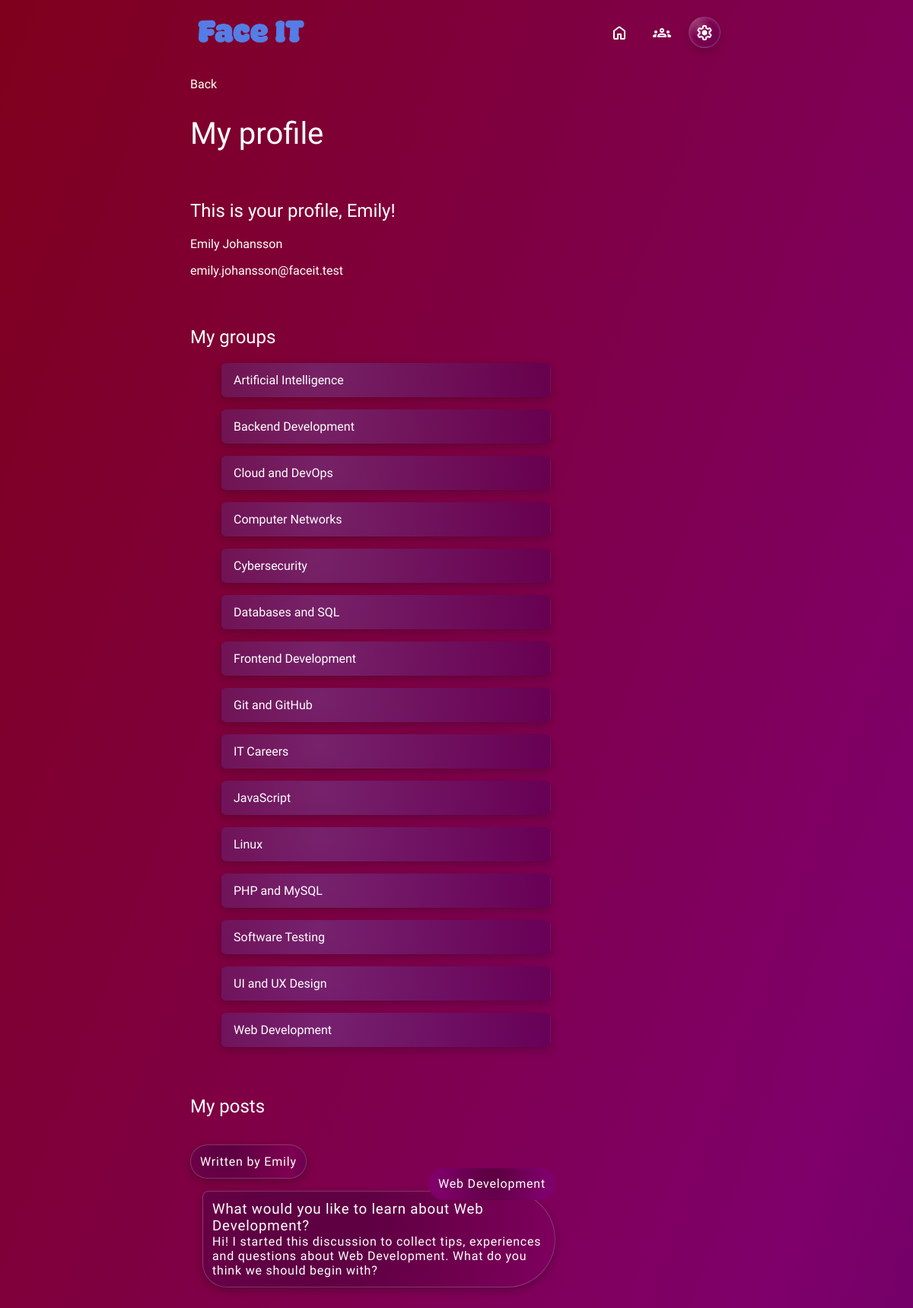
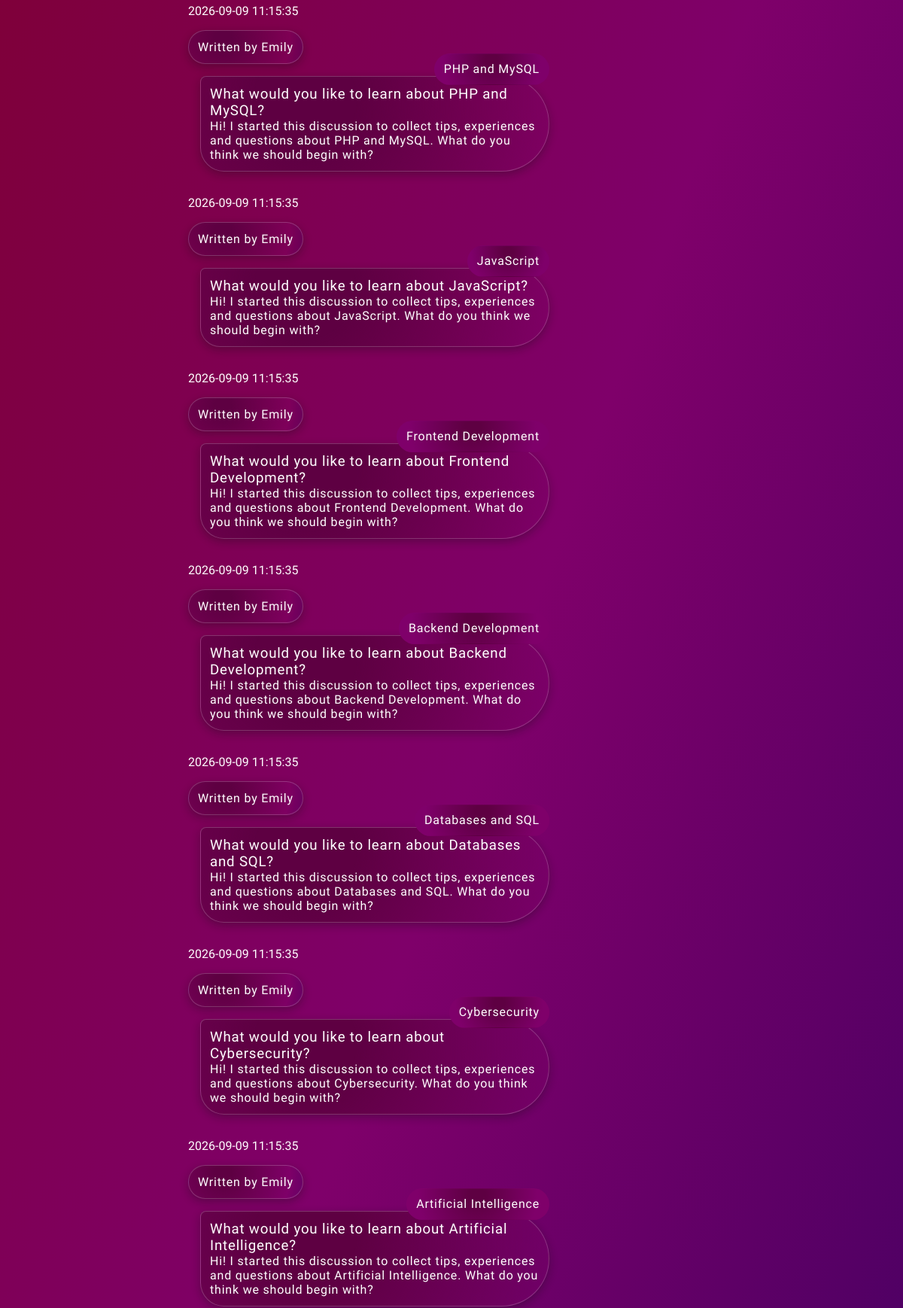
Page /profile/index.php (signed in, upper part) on the committed database (2 pictures, top to bottom).
### tables this page shows
CREATE TABLE `users` (
  `user_id` int(10) unsigned NOT NULL AUTO_INCREMENT,
  `first_name` varchar(100) NOT NULL,
  `last_name` varchar(100) NOT NULL,
  `user_name` varchar(50) DEFAULT NULL,
  `email` varchar(255) NOT NULL,
  `password_hash` varchar(255) NOT NULL,
  `created_at` timestamp NOT NULL DEFAULT current_timestamp(),
  PRIMARY KEY (`user_id`),
  UNIQUE KEY `email` (`email`)
);

CREATE TABLE `group_members` (
  `group_id` int(10) unsigned NOT NULL,
  `user_id` int(10) unsigned NOT NULL,
  `group_role` enum('member','admin') NOT NULL DEFAULT 'member',
  `joined_at` timestamp NOT NULL DEFAULT current_timestamp(),
  PRIMARY KEY (`group_id`,`user_id`),
  KEY `fk_members_user` (`user_id`),
  CONSTRAINT `fk_members_group` FOREIGN KEY (`group_id`) REFERENCES `groups` (`group_id`) ON DELETE CASCADE,
  CONSTRAINT `fk_members_user` FOREIGN KEY (`user_id`) REFERENCES `users` (`user_id`) ON DELETE CASCADE
);

CREATE TABLE `groups` (
  `group_id` int(10) unsigned NOT NULL AUTO_INCREMENT,
  `group_name` varchar(150) NOT NULL,
  `created_by` int(10) unsigned DEFAULT NULL,
  `created_at` timestamp NOT NULL DEFAULT current_timestamp(),
  PRIMARY KEY (`group_id`),
  KEY `fk_groups_creator` (`created_by`),
  CONSTRAINT `fk_groups_creator` FOREIGN KEY (`created_by`) REFERENCES `users` (`user_id`) ON DELETE SET NULL
);

CREATE TABLE `posts` (
  `post_id` int(10) unsigned NOT NULL AUTO_INCREMENT,
  `discussion_id` int(10) unsigned NOT NULL,
  `created_by` int(10) unsigned DEFAULT NULL,
  `content` text NOT NULL,
  `created_at` timestamp NOT NULL DEFAULT current_timestamp(),
  PRIMARY KEY (`post_id`),
  KEY `fk_posts_creator` (`created_by`),
  KEY `idx_posts_discussion` (`discussion_id`),
  CONSTRAINT `fk_posts_creator` FOREIGN KEY (`created_by`) REFERENCES `users` (`user_id`) ON DELETE SET NULL,
  CONSTRAINT `fk_posts_discussion` FOREIGN KEY (`discussion_id`) REFERENCES `discussions` (`discussion_id`) ON DELETE CASCADE
);

CREATE TABLE `discussions` (
  `discussion_id` int(10) unsigned NOT NULL AUTO_INCREMENT,
  `group_id` int(10) unsigned NOT NULL,
  `created_by` int(10) unsigned DEFAULT NULL,
  `title` varchar(200) NOT NULL,
  `image_url` varchar(2048) DEFAULT NULL,
  `created_at` timestamp NOT NULL DEFAULT current_timestamp(),
  PRIMARY KEY (`discussion_id`),
  KEY `fk_discussions_creator` (`created_by`),
  KEY `idx_discussions_group` (`group_id`),
  CONSTRAINT `fk_discussions_creator` FOREIGN KEY (`created_by`) REFERENCES `users` (`user_id`) ON DELETE SET NULL,
  CONSTRAINT `fk_discussions_group` FOREIGN KEY (`group_id`) REFERENCES `groups` (`group_id`) ON DELETE CASCADE
);

### html/profile/index.php (the view, shortened to what this page needs)
<?php
$userId = (int) $_SESSION['user_id'];
$pdo = connectDatabase();
$statement = $pdo->prepare(
    'SELECT
        user_id,
        first_name,
        last_name,
        user_name,
        email
    FROM users
    WHERE user_id = :user_id
    LIMIT 1'
);
$statement->execute([
    'user_id' => $userId
]);
$user = $statement->fetch();
$statement = $pdo->prepare(
    'SELECT
        posts.post_id,
        posts.content,
        posts.created_at,
        discussions.discussion_id,
        discussions.title,
        groups.group_id,
        groups.group_name
    FROM posts
    INNER JOIN discussions
        ON discussions.discussion_id = posts.discussion_id
    INNER JOIN groups
        ON groups.group_id = discussions.group_id
    WHERE posts.created_by = :user_id
    ORDER BY posts.created_at DESC'
);
$statement->execute([
    'user_id' => $userId
]);
$myPosts = $statement->fetchAll();
$statement = $pdo->prepare(
    'SELECT
        groups.group_id,
        groups.group_name,
        group_members.group_role
    FROM groups
    INNER JOIN group_members
        ON group_members.group_id = groups.group_id
    WHERE group_members.user_id = :user_id
    ORDER BY groups.group_name'
);
$statement->execute([
    'user_id' => $userId
]);
$myGroups = $statement->fetchAll();
?>
<!DOCTYPE html>
<html lang="en">
<head>
<link rel="stylesheet" href="/style.css?v=3">
</head>
<body>
    <?php require dirname(__DIR__) . '/includes/navigation.php'; ?>
    <main class="profile-page">
        <a class="backLink" href="/" onclick="history.back(); return false;">Back</a>
        <h1>My profile</h1>
        <section class="profile-information">
            <h2>This is your profile, <?= htmlspecialchars($user['user_name'], ENT_QUOTES, 'UTF-8') ?>!</h2>
            <p><?= htmlspecialchars($user['first_name'] . ' ' . $user['last_name'], ENT_QUOTES, 'UTF-8') ?></p>
            <p><?= htmlspecialchars($user['email'], ENT_QUOTES, 'UTF-8') ?></p>
        </section>
        <section>
            <h2>My groups</h2>
             <?php if (empty($myGroups)): ?>
                <p>You are not a member of any groups yet.</p>
            <?php else: ?>
                <ul>
                    <?php foreach ($myGroups as $group): ?>
                        <li class="group-list-item">
                            <a group-link href="/groups/view/?id=<?= (int) $group['group_id'] ?>">
                                <?= htmlspecialchars($group['group_name'], ENT_QUOTES, 'UTF-8') ?>
                            </a>
                        </li>
                    <?php endforeach; ?>
                </ul>
            <?php endif; ?>
        </section>
<section class="latest-discussions">
    <h2>My posts</h2>
    <?php if (empty($myPosts)): ?>
        <p>You have not written any posts yet.</p>
    <?php else: ?>
        <div class="discussion-list">
            <?php foreach ($myPosts as $post): ?>
                <article class="discussion-card">
                    <a class="group" href="/groups/view/?id=<?= (int) $post['group_id'] ?>"><?= htmlspecialchars($post['group_name'], ENT_QUOTES, 'UTF-8') ?></a>
                    <a class="message" href="/discussions/view/?id=<?= (int) $post['discussion_id'] ?>">
                        <h3 class="subject"><?= htmlspecialchars($post['title'], ENT_QUOTES, 'UTF-8') ?></h3>
                        <p class="content"><?= nl2br(htmlspecialchars($post['content'], ENT_QUOTES, 'UTF-8')) ?></p>
                    </a>
                    <p class="author">
                        Written by
                        <span class="user-name" data-user-id="<?= $userId ?>" tabindex="0"><?= htmlspecialchars($user['user_name'], ENT_QUOTES, 'UTF-8') ?></span>
                    </p>
                    <time class="discussion-time" datetime="<?= htmlspecialchars($post['created_at'], ENT_QUOTES, 'UTF-8') ?>"><?= htmlspecialchars($post['created_at'], ENT_QUOTES, 'UTF-8') ?></time>
                </article>
            <?php endforeach; ?>
        </div>
    <?php endif; ?>
</section>
    </main>
</body>
</html>

### html/style.css (style rules this page uses)
:root { --color-blue-dark: #002882; --color-blue-light: #5D87E8; --color-white: #FFFFFF; --color-gray-light: #EBEBEB; --color-gray: #DEDEDE; --color-black: #0F0F0F; --color-black-soft: #101010; --color-dark: #1A1A1A; --color-dark-gray: #232323; --color-gray-dark: #333333; --gradient-red: #7f001c; --gradient-pink: #7f006a; --gradient-purple: #24005f; --radius-small: 0.2rem; --radius-medium: 0.5rem; --radius_large: 1rem; --space-small: 1rem; --space-medium: 2rem; --space-large: 4rem; }
body, .pt-sans-caption-regular { font-family: "PT Sans Caption", sans-serif; font-weight: 400; font-style: normal; }
html, body { min-height: 100%; }
body { min-height: 100vh; margin: 0; display: flex; flex-direction: column; background: linear-gradient( 110deg, var(--gradient-red) 0%, var(--gradient-pink) 50%, var(--gradient-purple) 100% ); background-attachment: fixed; background-repeat: no-repeat; background-size: cover; }
main { flex: 1; width: 90%; max-width: 43.75rem; min-height: 70vh; margin: var(--space-small) auto; color: var(--color-white); }
h1 { margin-top: var(--space-medium); margin-bottom: var(--space-medium); font-family: "Poetsen One", sans-serif; font-size: 2.5rem; font-weight: 400; color: var(--color-white); }
h2, h3, h4, h5, h6 { font-family: "Poetsen One", sans-serif; font-weight: 100; margin-top: var(--space-large); }
.backLink { color: var(--color-white); text-decoration: none; }
.post-card, .discussion-card { width: 100%; max-width: 30rem; }
.discussion-card { display: grid; grid-template-areas: "author group" "message message"; }
.author { grid-area: author; justify-self: start; width: fit-content; font-family:"Poetsen One", sans-serif; font-weight: 100; letter-spacing: 0.05rem; box-shadow: 0 0.25rem 0.75rem rgb(15 15 15 / 30%); background: radial-gradient( circle at 30% 25%, rgb(94, 0, 66) 10%, rgb(127 0 106 / 25%) 80%, rgb(36 0 95 / 28%) 100% ); border: 1px solid rgb(255 255 255 / 20%); border-radius: 2rem; padding: 0.75rem; }
.user-name { position: relative; display: inline-block; color: var(--color-white); cursor: help; }
.user-name::after { content: "User ID: " attr(data-user-id); position: absolute; z-index: 5; left: 50%; bottom: calc(100% + 0.5rem); transform: translate(-50%, 0.25rem); width: max-content; padding: 0.4rem 0.7rem; color: var(--color-white); background-color: rgba(40, 2, 41, 0.9); border: 1px solid rgb(255 255 255 / 25%); border-radius: 0.5rem; font-family: "PT Sans Caption", sans-serif; font-size: 0.8rem; font-weight: 400; opacity: 0; visibility: hidden; pointer-events: none; transition: opacity 150ms ease, transform 150ms ease; }
.group { grid-area: group; justify-self: end; display: inline-flex; align-items: center; justify-content: center; align-self: end; width: fit-content; padding: 0.75rem; font-family: "Poetsen One", sans-serif; font-weight: 100; letter-spacing: 0.05rem; line-height: 1; color: var(--color-white); text-decoration: none; background: radial-gradient( circle at 50% 20%, rgb(94, 0, 66) 10%, rgb(127 0 106) 80% ); border-radius: 2rem; border: 1px solid rgba(255, 255, 255, 0); position: relative; z-index: 2; transform: translateY(0.75rem); }
.message { grid-area: message; margin-bottom: var(--space-medium); margin-left: var(--space-small); position: relative; z-index: 1; background: radial-gradient( circle at 30% 25%, rgb(94, 0, 66) 20%, rgb(127 0 106 / 25%) 100%, rgb(36 0 95 / 28%) 30%); border: 1px solid rgb(255 255 255 / 20%); border-radius: 0.5rem 4rem 4rem 2rem; padding: 0.75rem; text-decoration: none; font-family: "PT Sans Caption", sans-serif; font-style: normal; letter-spacing: 0.05rem; color: var(--color-white); text-decoration: none; box-shadow: 0 0.25rem 0.75rem rgb(15 15 15 / 30%); }
.message p, .message h3 { margin: 0; }
.group-list-item { display: flex; align-items: center; justify-content: space-between; margin-bottom: var(--space-small); max-width: 25rem; padding: 0.75rem 1rem; color: var(--color-white); text-decoration: none; background: radial-gradient( circle at 30% 25%, rgb(93 135 232 / 25%), rgb(36 0 95 / 25%) 100% ); box-shadow: 0 0.25rem 0.75rem rgb(15 15 15 / 25%); border: 1px solid transparent; border-radius: var(--radius-medium); }
.group-list-item a { color: var(--color-white); text-decoration: none; }

### rows in the picture
users: user_name "Emily", first_name+last_name "Emily Johansson", email "emily.johansson@faceit.test"
group_members: group.group_name "Artificial Intelligence"
group_members: group.group_name "Backend Development"
group_members: group.group_name "Cloud and DevOps"
group_members: group.group_name "Computer Networks"
group_members: group.group_name "Cybersecurity"
group_members: group.group_name "Databases and SQL"
group_members: group.group_name "Frontend Development"
group_members: group.group_name "Git and GitHub"
group_members: group.group_name "IT Careers"
group_members: group.group_name "JavaScript"
group_members: group.group_name "Linux"
group_members: group.group_name "PHP and MySQL"
group_members: group.group_name "Software Testing"
group_members: group.group_name "UI and UX Design"
group_members: group.group_name "Web Development"
posts: groups.group_name "Web Development", discussion.title "What would you like to learn about Web Development?", content "Hi! I started this discussion to collect tips, experiences and questions about Web Development. What do you think we should begin with?", created_by.user_name "Emily", created_at "2026-09-09 11:15:35"
posts: groups.group_name "PHP and MySQL", discussion.title "What would you like to learn about PHP and MySQL?", content "Hi! I started this discussion to collect tips, experiences and questions about PHP and MySQL. What do you think we should begin with?", created_by.user_name "Emily", created_at "2026-09-09 11:15:35"
posts: groups.group_name "JavaScript", discussion.title "What would you like to learn about JavaScript?", content "Hi! I started this discussion to collect tips, experiences and questions about JavaScript. What do you think we should begin with?", created_by.user_name "Emily", created_at "2026-09-09 11:15:35"
posts: groups.group_name "Frontend Development", discussion.title "What would you like to learn about Frontend Development?", content "Hi! I started this discussion to collect tips, experiences and questions about Frontend Development. What do you think we should begin with?", created_by.user_name "Emily", created_at "2026-09-09 11:15:35"
posts: groups.group_name "Backend Development", discussion.title "What would you like to learn about Backend Development?", content "Hi! I started this discussion to collect tips, experiences and questions about Backend Development. What do you think we should begin with?", created_by.user_name "Emily", created_at "2026-09-09 11:15:35"
posts: groups.group_name "Databases and SQL", discussion.title "What would you like to learn about Databases and SQL?", content "Hi! I started this discussion to collect tips, experiences and questions about Databases and SQL. What do you think we should begin with?", created_by.user_name "Emily", created_at "2026-09-09 11:15:35"
posts: groups.group_name "Cybersecurity", discussion.title "What would you like to learn about Cybersecurity?", content "Hi! I started this discussion to collect tips, experiences and questions about Cybersecurity. What do you think we should begin with?", created_by.user_name "Emily", created_at "2026-09-09 11:15:35"
posts: groups.group_name "Artificial Intelligence", discussion.title "What would you like to learn about Artificial Intelligence?", content "Hi! I started this discussion to collect tips, experiences and questions about Artificial Intelligence. What do you think we should begin with?", created_by.user_name "Emily"
